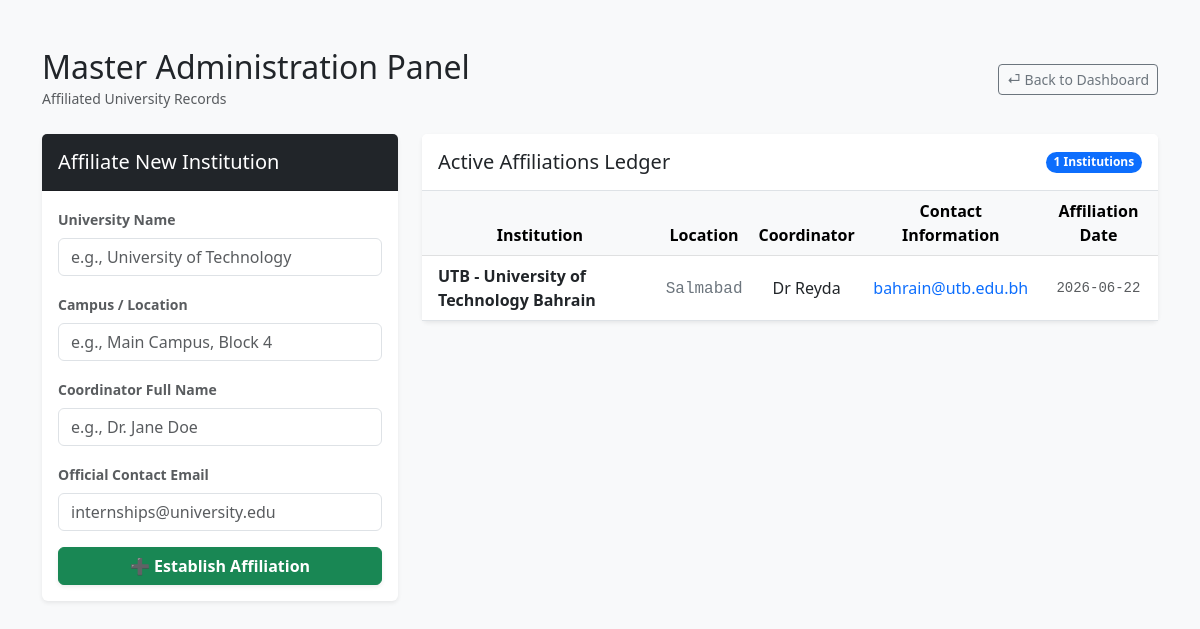
Screenshot of /portal/universities/ (signed in) with the database file from the repository.
### student_portal/models.py (models this page shows, shortened)
class University(models.Model):
    name = models.CharField(max_length=255, unique=True)
    location = models.CharField(max_length=255, blank=True, null=True)
    coordinator_name = models.CharField(max_length=150)
    contact_email = models.EmailField()
    date_affiliated = models.DateField(auto_now_add=True)

### student_portal/views.py (the view, shortened to what this page needs)
# urls.py: path('portal/universities/', views.admin_universities_view, name='admin_universities'),
@login_required
def admin_universities_view(request):
    if not request.user.is_staff:
        raise PermissionDenied("You do not have permission to access this page.")
    universities = University.objects.all().order_by('-date_affiliated')
    context = get_admin_context('Affiliated University Records')
    context['universities'] = universities
    return render(request, 'admin_universities.html', context)

### student_portal/views.py (called while the page is built)
def get_admin_context(title):
    return {
        'user_role': 'admin',  # Enforces Admin view in sidebar
        'panel_title': title
    }

### student_portal/templates/admin_universities.html (shortened to what this page needs)
<!DOCTYPE html>
<html lang="en">
<head>
    <link href="https://cdn.jsdelivr.net/npm/bootstrap@5.3.0/dist/css/bootstrap.min.css" rel="stylesheet">
</head>
<body class="bg-light">
<div class="container py-5">
    <div class="d-flex justify-content-between align-items-center mb-4">
        <div>
            <h2 class="mb-0 text-dark">Master Administration Panel</h2>
            <small class="text-muted">{{ panel_title }}</small>
        </div>
        <a href="{% url 'home' %}" class="btn btn-outline-secondary btn-sm">⏎ Back to Dashboard</a>
    </div>
    <div class="row">
        <div class="col-lg-4 mb-4">
            <div class="card shadow-sm border-0">
                <div class="card-header bg-dark text-white py-3">
                    <h5 class="mb-0">Affiliate New Institution</h5>
                </div>
                <div class="card-body">
                    <form method="post">
                        <div class="mb-3">
                            <label class="form-label fw-bold small text-muted">University Name</label>
                            <input type="text" name="name" class="form-control text-monospace" placeholder="e.g., University of Technology" required>
                        </div>
                        <div class="mb-3">
                            <label class="form-label fw-bold small text-muted">Campus / Location</label>
                            <input type="text" name="location" class="form-control text-monospace" placeholder="e.g., Main Campus, Block 4">
                        </div>
                        <div class="mb-3">
                            <label class="form-label fw-bold small text-muted">Coordinator Full Name</label>
                            <input type="text" name="coordinator_name" class="form-control text-monospace" placeholder="e.g., Dr. Jane Doe" required>
                        </div>
                        <div class="mb-3">
                            <label class="form-label fw-bold small text-muted">Official Contact Email</label>
                            <input type="email" name="contact_email" class="form-control text-monospace" placeholder="internships@university.edu" required>
                        </div>
                        <button type="submit" class="btn btn-success w-100 fw-bold shadow-sm">➕ Establish Affiliation</button>
                    </form>
                </div>
            </div>
        </div>
        <div class="col-lg-8">
            <div class="card shadow-sm border-0">
                <div class="card-header bg-white py-3 border-bottom d-flex justify-content-between align-items-center">
                    <h5 class="mb-0 text-dark">Active Affiliations Ledger</h5>
                    <span class="badge bg-primary rounded-pill">{{ universities|length }} Institutions</span>
                </div>
                <div class="card-body p-0">
                    <div class="table-responsive">
                        <table class="table table-hover align-middle mb-0 text-center">
                            <thead class="table-light">
                                <tr>
                                    <th>Institution</th>
                                    <th>Location</th>
                                    <th>Coordinator</th>
                                    <th>Contact Information</th>
                                    <th>Affiliation Date</th>
                                </tr>
                            </thead>
                            <tbody>
                                {% for uni in universities %}
                                    <tr>
                                        <td class="fw-bold text-dark text-start ps-3">{{ uni.name }}</td>
                                        <td><span class="text-secondary font-monospace">{{ uni.location|default:"Not Listed" }}</span></td>
                                        <td>{{ uni.coordinator_name }}</td>
                                        <td><a href="mailto:{{ uni.contact_email }}" class="text-decoration-none">{{ uni.contact_email }}</a></td>
                                        <td class="small text-muted font-monospace">{{ uni.date_affiliated|date:"Y-m-d" }}</td>
                                    </tr>
                                {% empty %}
                                    <tr>
                                        <td colspan="5" class="p-5 text-center text-muted">
                                            <p class="mb-0">No universities currently registered in the database infrastructure.</p>
                                        </td>
                                    </tr>
                                {% endfor %}
                            </tbody>
                        </table>
                    </div>
                </div>
            </div>
        </div>
    </div>
</div>
</body>
</html>

### rows the page displays
University: name "UTB - University of Technology Bahrain", location "Salmabad", coordinator_name "Dr Reyda", contact_email "bahrain@utb.edu.bh", date_affiliated "2026-06-22"

### other values shown
{{ panel_title }} "Affiliated University Records"
{{ universities|length }} "1"
